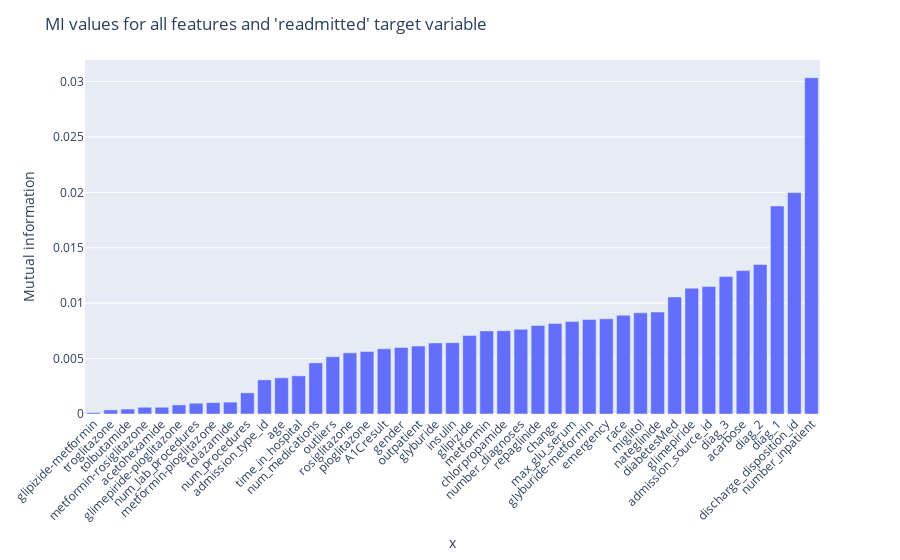

Write notebook code for a chart like this one.
### Code cell
# Show the scores for the features
for i in range(len(skb_mi_results)):
    print(f'Feature {X.columns[i]}: {skb_mi_results[i]}')
    
# Visualize the MI values for each feature in ascending order        
fig = px.bar(x = X.columns, y = skb_mi_results)
fig.update_layout(xaxis={'categoryorder':'total ascending'}, title="MI values for all features and 'readmitted' target variable", yaxis_title="Mutual information") 
fig.update_xaxes(tickangle=-45)

### Figure 1 — Plotly figure (JSON) as saved in the notebook; plotly's stock layout.template omitted (floating-point values rounded to 4 significant figures)
{"data": [{"alignmentgroup": "True", "hovertemplate": "x=%{x}<br>y=%{y}<extra></extra>", "legendgroup": "", "marker": {"color": "#636efa", "pattern": {"shape": ""}}, "name": "", "offsetgroup": "", "orientation": "v", "showlegend": false, "textposition": "auto", "type": "bar", "x": ["race", "gender", "age", "admission_type_id", "discharge_disposition_id", "admission_source_id", "time_in_hospital", "num_lab_procedures", "num_procedures", "num_medications", "number_inpatient", "diag_1", "diag_2", "diag_3", "number_diagnoses", "max_glu_serum", "A1Cresult", "metformin", "repaglinide", "nateglinide", "chlorpropamide", "glimepiride", "acetohexamide", "glipizide", "glyburide", "tolbutamide", "pioglitazone", "rosiglitazone", "acarbose", "miglitol", "troglitazone", "tolazamide", "insulin", "glyburide-metformin", "glipizide-metformin", "glimepiride-pioglitazone", "metformin-rosiglitazone", "metformin-pioglitazone", "change", "diabetesMed", "outliers", "outpatient", "emergency"], "xaxis": "x", "y": [0.008909, 0.006, 0.003266, 0.003077, 0.01997, 0.01151, 0.003443, 0.0009733, 0.00191, 0.004612, 0.03034, 0.01877, 0.01349, 0.0124, 0.007637, 0.008335, 0.005885, 0.007498, 0.007986, 0.0092, 0.007517, 0.01135, 0.0006103, 0.007079, 0.006412, 0.0004461, 0.005643, 0.005517, 0.01294, 0.009128, 0.0003684, 0.001067, 0.006432, 0.008529, 0.000125, 0.0008176, 0.00061, 0.001027, 0.008175, 0.01056, 0.005168, 0.006127, 0.008589], "yaxis": "y"}], "layout": {"barmode": "relative", "legend": {"tracegroupgap": 0}, "margin": {"t": 60}, "title": {"text": "MI values for all features and 'readmitted' target variable"}, "xaxis": {"anchor": "y", "categoryorder": "total ascending", "domain": [0, 1], "tickangle": -45, "title": {"text": "x"}}, "yaxis": {"anchor": "x", "domain": [0, 1], "title": {"text": "Mutual information"}}}}
